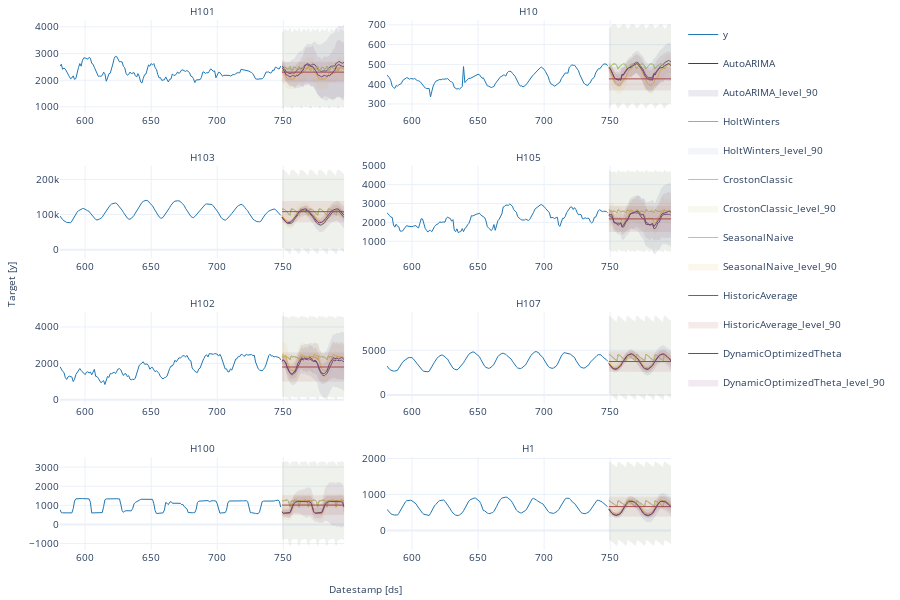

The notebook cell saved with this chart:
### Code cell
sf.plot(Y_df,forecasts_df, engine='plotly')
